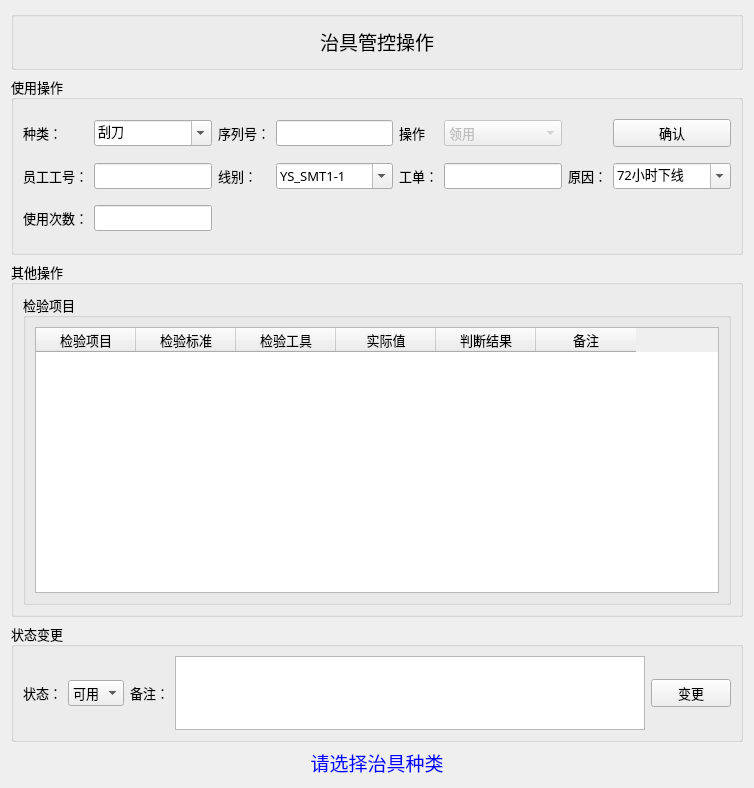
      <widget class="QWidget" name="tab_2">
       <attribute name="title">
        <string>治具管控</string>
       </attribute>
       <layout class="QVBoxLayout" name="verticalLayout_9">
        <item>
         <layout class="QVBoxLayout" name="verticalLayout_6" stretch="1,3,6,2">
          <item>
           <widget class="QGroupBox" name="groupBox_6">
            <property name="font">
             <font>
              <family>Agency FB</family>
              <pointsize>14</pointsize>
              <weight>75</weight>
              <bold>true</bold>
             </font>
            </property>
            <property name="title">
             <string/>
            </property>
            <layout class="QGridLayout" name="gridLayout_4">
             <item row="0" column="0">
              <widget class="QLabel" name="label_17">
               <property name="enabled">
                <bool>true</bool>
               </property>
               <property name="font">
                <font>
                 <family>微软雅黑</family>
                 <pointsize>14</pointsize>
                 <weight>50</weight>
                 <bold>false</bold>
                </font>
               </property>
               <property name="text">
                <string>&lt;html&gt;&lt;head/&gt;&lt;body&gt;&lt;p&gt;治具管控操作&lt;/p&gt;&lt;/body&gt;&lt;/html&gt;</string>
               </property>
               <property name="alignment">
                <set>Qt::AlignCenter</set>
               </property>
              </widget>
             </item>
            </layout>
           </widget>
          </item>
          <item>
           <widget class="QGroupBox" name="groupBox_7">
            <property name="font">
             <font>
              <family>微软雅黑</family>
              <pointsize>10</pointsize>
              <weight>50</weight>
              <bold>false</bold>
             </font>
            </property>
            <property name="title">
             <string>使用操作</string>
            </property>
            <layout class="QGridLayout" name="gridLayout_5" columnstretch="1,3,1,3,1,3,1,3" columnminimumwidth="1,3,1,3,1,3,1,3">
             <item row="1" column="7">
              <widget class="QComboBox" name="comboBox_result_2">
               <property name="editable">
                <bool>true</bool>
               </property>
               <item>
                <property name="text">
                 <string>72小时下线</string>
                </property>
               </item>
               <item>
                <property name="text">
                 <string>8小时下线</string>
                </property>
               </item>
               <item>
                <property name="text">
                 <string>更换工单</string>
                </property>
               </item>
               <item>
                <property name="text">
                 <string>刮刀损坏</string>
                </property>
               </item>
               <item>
                <property name="text">
                 <string>钢网损伤</string>
                </property>
               </item>
               <item>
                <property name="text">
                 <string>钢网脏污</string>
                </property>
               </item>
               <item>
                <property name="text">
                 <string>临时停线</string>
                </property>
               </item>
              </widget>
             </item>
             <item row="1" column="6">
              <widget class="QLabel" name="label_24">
               <property name="text">
                <string>原因：</string>
               </property>
              </widget>
             </item>
             <item row="0" column="5">
              <widget class="QComboBox" name="comboBox_gw_2">
               <property name="enabled">
                <bool>false</bool>
               </property>
               <property name="editable">
                <bool>false</bool>
               </property>
               <item>
                <property name="text">
                 <string>领用</string>
                </property>
               </item>
               <item>
                <property name="text">
                 <string>出库检查</string>
                </property>
               </item>
               <item>
                <property name="text">
                 <string>上线</string>
                </property>
               </item>
               <item>
                <property name="text">
                 <string>下线</string>
                </property>
               </item>
               <item>
                <property name="text">
                 <string>归还检查</string>
                </property>
               </item>
               <item>
                <property name="text">
                 <string>清洁</string>
                </property>
               </item>
               <item>
                <property name="text">
                 <string>检查</string>
                </property>
               </item>
               <item>
                <property name="text">
                 <string>入库</string>
                </property>
               </item>
              </widget>
             </item>
             <item row="0" column="4">
              <widget class="QLabel" name="label_25">
               <property name="text">
                <string>操作</string>
               </property>
              </widget>
             </item>
             <item row="0" column="0">
              <widget class="QLabel" name="label_18">
               <property name="text">
                <string>种类：</string>
               </property>
              </widget>
             </item>
             <item row="0" column="1">
              <widget class="QComboBox" name="comboBox_model_2">
               <property name="editable">
                <bool>true</bool>
               </property>
               <item>
                <property name="text">
                 <string>刮刀</string>
                </property>
               </item>
               <item>
                <property name="text">
                 <string>钢网</string>
                </property>
               </item>
               <item>
                <property name="text">
                 <string>印刷治具</string>
                </property>
               </item>
              </widget>
             </item>
             <item row="0" column="2">
              <widget class="QLabel" name="label_19">
               <property name="text">
                <string>序列号：</string>
               </property>
              </widget>
             </item>
             <item row="1" column="1">
              <widget class="QLineEdit" name="lineEdit_workerid_2"/>
             </item>
             <item row="0" column="3">
              <widget class="QLineEdit" name="lineEdit_serino_2"/>
             </item>
             <item row="0" column="7">
              <widget class="QPushButton" name="pushButton_3">
               <property name="text">
                <string>确认</string>
               </property>
              </widget>
             </item>
             <item row="1" column="3">
              <widget class="QComboBox" name="comboBox_line">
               <property name="editable">
                <bool>true</bool>
               </property>
               <item>
                <property name="text">
                 <string>YS_SMT1-1</string>
                </property>
               </item>
               <item>
                <property name="text">
                 <string>YS_SMT1-2</string>
                </property>
               </item>
               <item>
                <property name="text">
                 <string>YS_SMT3</string>
                </property>
               </item>
              </widget>
             </item>
             <item row="1" column="4">
              <widget class="QLabel" name="label_21">
               <property name="text">
                <string>工单：</string>
               </property>
              </widget>
             </item>
             <item row="1" column="0">
              <widget class="QLabel" name="label_22">
               <property name="text">
                <string>员工工号：</string>
               </property>
              </widget>
             </item>
             <item row="1" column="2">
              <widget class="QLabel" name="label_23">
               <property name="text">
                <string>线别：</string>
               </property>
              </widget>
             </item>
             <item row="1" column="5">
              <widget class="QLineEdit" name="lineEdit_machineid_2"/>
             </item>
             <item row="2" column="0">
              <widget class="QLabel" name="label_28">
               <property name="text">
                <string>使用次数：</string>
               </property>
              </widget>
             </item>
             <item row="2" column="1">
              <widget class="QLineEdit" name="lineEdit_use_age">
               <property name="text">
                <string/>
               </property>
              </widget>
             </item>
            </layout>
           </widget>
          </item>
          <item>
           <widget class="QGroupBox" name="groupBox_8">
            <property name="font">
             <font>
              <family>微软雅黑</family>
              <pointsize>10</pointsize>
             </font>
            </property>
            <property name="title">
             <string>其他操作</string>
            </property>
            <layout class="QVBoxLayout" name="verticalLayout_7">
             <item>
              <widget class="QGroupBox" name="groupBox_9">
               <property name="title">
                <string>检验项目</string>
               </property>
               <layout class="QVBoxLayout" name="verticalLayout_8">
                <item>
                 <widget class="QTableWidget" name="tableWidget_2">
                  <property name="font">
                   <font>
                    <family>微软雅黑</family>
                    <pointsize>10</pointsize>
                    <weight>50</weight>
                    <bold>false</bold>
                   </font>
                  </property>
                  <column>
                   <property name="text">
                    <string>检验项目</string>
                   </property>
                  </column>
                  <column>
                   <property name="text">
                    <string>检验标准</string>
                   </property>
                  </column>
                  <column>
                   <property name="text">
                    <string>检验工具</string>
                   </property>
                  </column>
                  <column>
                   <property name="text">
                    <string>实际值</string>
                   </property>
                  </column>
                  <column>
                   <property name="text">
                    <string>判断结果</string>
                   </property>
                  </column>
                  <column>
                   <property name="text">
                    <string>备注</string>
                   </property>
                  </column>
                 </widget>
                </item>
               </layout>
              </widget>
             </item>
            </layout>
           </widget>
          </item>
          <item>
           <widget class="QGroupBox" name="groupBox_10">
            <property name="font">
             <font>
              <family>微软雅黑</family>
              <pointsize>10</pointsize>
             </font>
            </property>
            <property name="title">
             <string>状态变更</string>
            </property>
            <layout class="QHBoxLayout" name="horizontalLayout_2">
             <item>
              <widget class="QLabel" name="label_29">
               <property name="text">
                <string>状态：</string>
               </property>
              </widget>
             </item>
             <item>
              <widget class="QComboBox" name="comboBox">
               <item>
                <property name="text">
                 <string>可用</string>
                </property>
               </item>
               <item>
                <property name="text">
                 <string>暂停</string>
                </property>
               </item>
               <item>
                <property name="text">
                 <string>报废</string>
                </property>
               </item>
              </widget>
             </item>
             <item>
              <widget class="QLabel" name="label_30">
               <property name="text">
                <string>备注：</string>
               </property>
              </widget>
             </item>
             <item>
              <widget class="QTextEdit" name="textEdit_2"/>
             </item>
             <item>
              <widget class="QPushButton" name="pushButton_2">
               <property name="text">
                <string>变更</string>
               </property>
              </widget>
             </item>
            </layout>
           </widget>
          </item>
         </layout>
        </item>
        <item>
         <widget class="QLabel" name="label_20">
          <property name="palette">
           <palette>
            <active>
             <colorrole role="WindowText">
              <brush brushstyle="SolidPattern">
               <color alpha="255">
                <red>0</red>
                <green>0</green>
                <blue>255</blue>
               </color>
              </brush>
             </colorrole>
             <colorrole role="Text">
              <brush brushstyle="SolidPattern">
               <color alpha="255">
                <red>0</red>
                <green>0</green>
                <blue>0</blue>
               </color>
              </brush>
             </colorrole>
            </active>
            <inactive>
             <colorrole role="WindowText">
              <brush brushstyle="SolidPattern">
               <color alpha="255">
                <red>0</red>
                <green>0</green>
                <blue>255</blue>
               </color>
              </brush>
             </colorrole>
             <colorrole role="Text">
              <brush brushstyle="SolidPattern">
               <color alpha="255">
                <red>0</red>
                <green>0</green>
                <blue>0</blue>
               </color>
              </brush>
             </colorrole>
            </inactive>
            <disabled>
             <colorrole role="WindowText">
              <brush brushstyle="SolidPattern">
               <color alpha="255">
                <red>120</red>
                <green>120</green>
                <blue>120</blue>
               </color>
              </brush>
             </colorrole>
             <colorrole role="Text">
              <brush brushstyle="SolidPattern">
               <color alpha="255">
                <red>120</red>
                <green>120</green>
                <blue>120</blue>
               </color>
              </brush>
             </colorrole>
            </disabled>
           </palette>
          </property>
          <property name="font">
           <font>
            <family>微软雅黑</family>
            <pointsize>14</pointsize>
           </font>
          </property>
          <property name="autoFillBackground">
           <bool>false</bool>
          </property>
          <property name="text">
           <string>请选择治具种类</string>
          </property>
          <property name="alignment">
           <set>Qt::AlignCenter</set>
          </property>
         </widget>
        </item>
       </layout>
      </widget>
